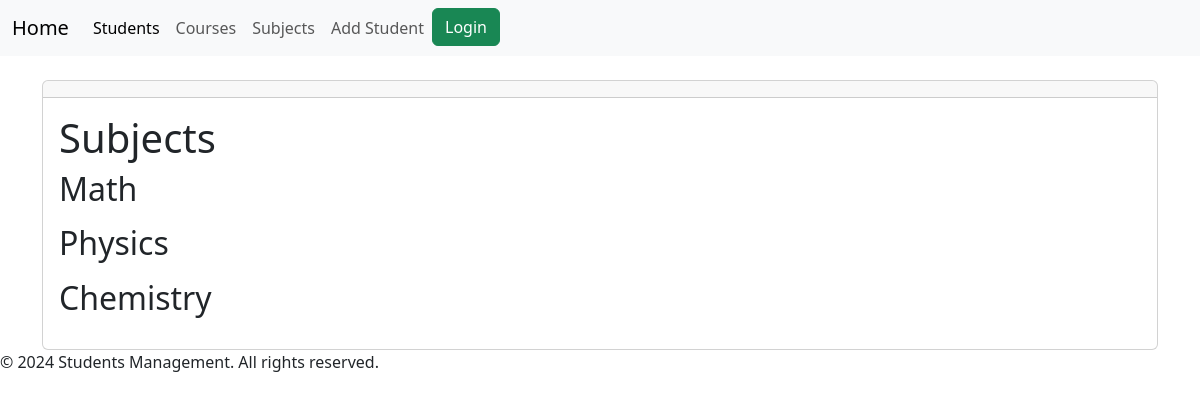
/subjects/, run on the app's committed database.
### students/models.py (models this page shows, shortened)
class Subject(models.Model):
    name = models.CharField(max_length=100)

### students/views.py (the view)
# urls.py: path("subjects/", subject_list, name="subject_list"),
def subject_list(request):
    subjects = Subject.objects.all()
    return render(request, "students/list_subject.html", {"subjects": subjects})

### students/templates/students/list_subject.html (shortened to what this page needs)
{% extends 'students/base.html' %}
{% block content %}
    <h1>Subjects</h1>
    {% for subject in subjects %}
        <h2>{{ subject.name }}</h2>
    {% endfor %}
{% endblock %}

### data on the page
Subject: name "Math"
Subject: name "Physics"
Subject: name "Chemistry"
